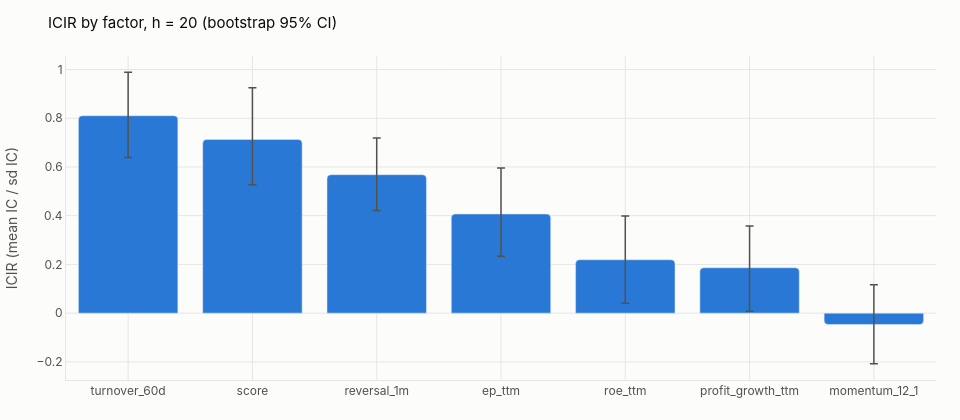

The notebook cell this image was saved under:
### Markdown cell above
## 2. ICIR by factor, h = 20

### Code cell
FactorChart(theme, "icir", horizon=20).render(ic_test).show()

### Figure 1 — Plotly figure (JSON) as saved in the notebook; plotly's stock layout.template omitted (floating-point values rounded to 4 significant figures)
{"data": [{"error_y": {"array": [0.1786, 0.2119, 0.1506, 0.1882, 0.1794, 0.1715, 0.1637], "arrayminus": [0.1717, 0.1859, 0.1474, 0.1735, 0.1784, 0.1785, 0.1613], "color": "#52514e", "symmetric": false, "thickness": 1.5, "type": "data"}, "hovertemplate": "%{x}: ICIR %{y:.2f}<extra></extra>", "marker": {"color": "#2a78d6", "cornerradius": 4}, "type": "bar", "x": ["turnover_60d", "score", "reversal_1m", "ep_ttm", "roe_ttm", "profit_growth_ttm", "momentum_12_1"], "y": [0.8104, 0.7129, 0.5682, 0.4071, 0.2191, 0.1863, -0.04669]}], "layout": {"font": {"color": "#0b0b0b", "family": "Inter, -apple-system, Segoe UI, sans-serif", "size": 12}, "height": 420, "hoverlabel": {"bgcolor": "#fcfcfb", "font": {"color": "#0b0b0b"}}, "hovermode": "x unified", "margin": {"b": 40, "l": 64, "r": 24, "t": 56}, "paper_bgcolor": "#fcfcfb", "plot_bgcolor": "#fcfcfb", "showlegend": false, "title": {"font": {"color": "#0b0b0b", "size": 15}, "text": "ICIR by factor, h = 20 (bootstrap 95% CI)"}, "width": 960, "xaxis": {"gridcolor": "#e7e6e2", "linecolor": "#e7e6e2", "tickfont": {"color": "#52514e"}, "title": {"font": {"color": "#52514e"}}, "zeroline": false}, "yaxis": {"gridcolor": "#e7e6e2", "linecolor": "#e7e6e2", "tickfont": {"color": "#52514e"}, "title": {"font": {"color": "#52514e"}, "text": "ICIR (mean IC / sd IC)"}, "zeroline": false}}}
